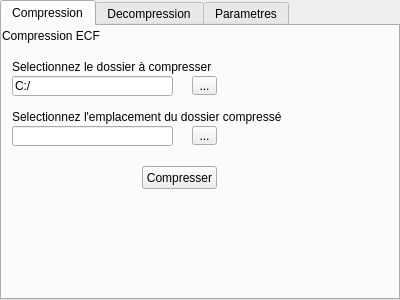
<?xml version="1.0" encoding="UTF-8"?>
<ui version="4.0">
 <class>TabWidget</class>
 <widget class="QTabWidget" name="TabWidget">
  <property name="geometry">
   <rect>
    <x>0</x>
    <y>0</y>
    <width>400</width>
    <height>300</height>
   </rect>
  </property>
  <property name="windowTitle">
   <string>TabWidget</string>
  </property>
  <property name="currentIndex">
   <number>0</number>
  </property>
  <widget class="QWidget" name="compressTab">
   <attribute name="title">
    <string>Compression</string>
   </attribute>
   <widget class="QLabel" name="titleCompress">
    <property name="geometry">
     <rect>
      <x>0</x>
      <y>0</y>
      <width>271</width>
      <height>20</height>
     </rect>
    </property>
    <property name="text">
     <string>Compression ECF</string>
    </property>
   </widget>
   <widget class="QToolButton" name="folderToCompress">
    <property name="geometry">
     <rect>
      <x>190</x>
      <y>50</y>
      <width>25</width>
      <height>19</height>
     </rect>
    </property>
    <property name="text">
     <string>...</string>
    </property>
   </widget>
   <widget class="QLabel" name="chooseFolderSource">
    <property name="geometry">
     <rect>
      <x>10</x>
      <y>30</y>
      <width>281</width>
      <height>21</height>
     </rect>
    </property>
    <property name="text">
     <string>Selectionnez le dossier à compresser</string>
    </property>
   </widget>
   <widget class="QLineEdit" name="folderSource">
    <property name="geometry">
     <rect>
      <x>10</x>
      <y>50</y>
      <width>161</width>
      <height>20</height>
     </rect>
    </property>
    <property name="text">
     <string>C:/</string>
    </property>
   </widget>
   <widget class="QLabel" name="label_5">
    <property name="geometry">
     <rect>
      <x>10</x>
      <y>80</y>
      <width>291</width>
      <height>21</height>
     </rect>
    </property>
    <property name="text">
     <string>Selectionnez l'emplacement du dossier compressé</string>
    </property>
   </widget>
   <widget class="QLineEdit" name="locationFileCompress">
    <property name="geometry">
     <rect>
      <x>10</x>
      <y>100</y>
      <width>161</width>
      <height>20</height>
     </rect>
    </property>
   </widget>
   <widget class="QToolButton" name="locationFileToCompress">
    <property name="geometry">
     <rect>
      <x>190</x>
      <y>100</y>
      <width>25</width>
      <height>19</height>
     </rect>
    </property>
    <property name="text">
     <string>...</string>
    </property>
   </widget>
   <widget class="QPushButton" name="pushButton">
    <property name="geometry">
     <rect>
      <x>140</x>
      <y>140</y>
      <width>75</width>
      <height>23</height>
     </rect>
    </property>
    <property name="text">
     <string>Compresser</string>
    </property>
   </widget>
  </widget>
  <widget class="QWidget" name="uncompressTab">
   <attribute name="title">
    <string>Decompression</string>
   </attribute>
   <widget class="QLabel" name="titleUncompress">
    <property name="geometry">
     <rect>
      <x>0</x>
      <y>0</y>
      <width>271</width>
      <height>20</height>
     </rect>
    </property>
    <property name="text">
     <string>Déompression ECF</string>
    </property>
   </widget>
   <widget class="QPushButton" name="uncompress">
    <property name="geometry">
     <rect>
      <x>140</x>
      <y>140</y>
      <width>81</width>
      <height>23</height>
     </rect>
    </property>
    <property name="text">
     <string>décompresser</string>
    </property>
   </widget>
   <widget class="QLabel" name="label_6">
    <property name="geometry">
     <rect>
      <x>10</x>
      <y>30</y>
      <width>131</width>
      <height>21</height>
     </rect>
    </property>
    <property name="text">
     <string>Recuperez le fichier ECF</string>
    </property>
   </widget>
   <widget class="QLabel" name="label_7">
    <property name="geometry">
     <rect>
      <x>10</x>
      <y>80</y>
      <width>271</width>
      <height>21</height>
     </rect>
    </property>
    <property name="text">
     <string>Selectionnez l'emplacement du fichier à decompresser</string>
    </property>
   </widget>
   <widget class="QLineEdit" name="fileECF">
    <property name="geometry">
     <rect>
      <x>10</x>
      <y>50</y>
      <width>161</width>
      <height>20</height>
     </rect>
    </property>
   </widget>
   <widget class="QToolButton" name="pathFolderUncompress">
    <property name="geometry">
     <rect>
      <x>190</x>
      <y>100</y>
      <width>25</width>
      <height>19</height>
     </rect>
    </property>
    <property name="text">
     <string>...</string>
    </property>
   </widget>
   <widget class="QToolButton" name="selectFileEcf">
    <property name="geometry">
     <rect>
      <x>190</x>
      <y>50</y>
      <width>25</width>
      <height>19</height>
     </rect>
    </property>
    <property name="text">
     <string>...</string>
    </property>
   </widget>
   <widget class="QLineEdit" name="folderUncompress">
    <property name="geometry">
     <rect>
      <x>10</x>
      <y>100</y>
      <width>161</width>
      <height>20</height>
     </rect>
    </property>
   </widget>
  </widget>
  <widget class="QWidget" name="tab">
   <attribute name="title">
    <string>Parametres</string>
   </attribute>
   <widget class="QSpinBox" name="spinBox">
    <property name="geometry">
     <rect>
      <x>120</x>
      <y>20</y>
      <width>42</width>
      <height>22</height>
     </rect>
    </property>
    <property name="minimum">
     <number>1</number>
    </property>
    <property name="maximum">
     <number>6</number>
    </property>
   </widget>
   <widget class="QLabel" name="label">
    <property name="geometry">
     <rect>
      <x>10</x>
      <y>20</y>
      <width>101</width>
      <height>16</height>
     </rect>
    </property>
    <property name="text">
     <string>nombre de thread</string>
    </property>
   </widget>
  </widget>
 </widget>
 <resources/>
 <connections/>
</ui>
